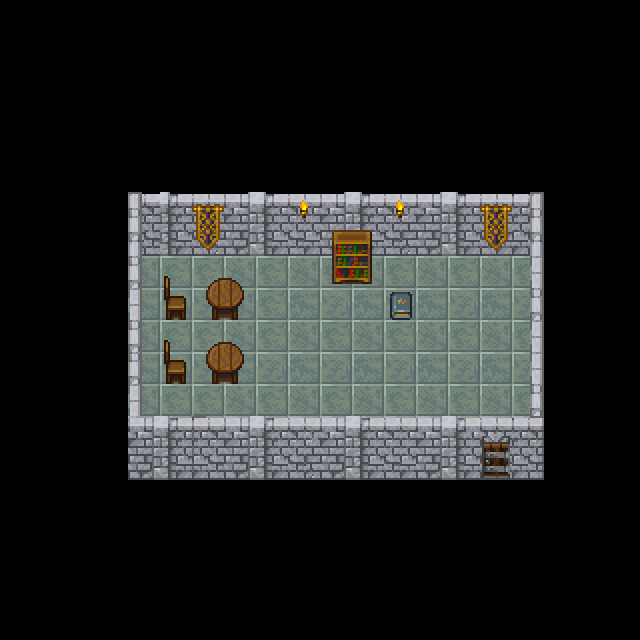

This game map was drawn from its Tiled (.tmx) file and the tilesets committed beside it. A one-line description and the trimmed map source follow:
An orthogonal 20x20 tile map with 32x32 px tiles, 4 tile layers (Ground, Ground Objects, Walls, WallObjects) and 5 objects.

<map version="1.0" tiledversion="1.0.2" orientation="orthogonal" renderorder="right-down" width="20" height="20" tilewidth="32" tileheight="32" nextobjectid="11">
 <tileset firstgid="1" name="tilesetformattedupdate1" tilewidth="32" tileheight="32" tilecount="216" columns="18">
  <image source="image/maptile/tilesetformattedupdate1.png" width="576" height="384" />
 </tileset>
 <layer name="Ground" width="20" height="20">
  <data>[400 cells, 82 non-empty, 4 distinct tile ids]</data>
 </layer>
 <layer name="Ground Objects" width="20" height="20">
  <data>[400 cells, 13 non-empty, 7 distinct tile ids]</data>
 </layer>
 <layer name="Walls" width="20" height="20">
  <data>[400 cells, 62 non-empty, 42 distinct tile ids]</data>
 </layer>
 <layer name="WallObjects" width="20" height="20">
  <data>[400 cells, 10 non-empty, 7 distinct tile ids]</data>
 </layer>
 <objectgroup color="#aa0000" name="Collision">
  <object id="6" x="127" y="193.5" width="415" height="62.5" />
  <object id="7" x="129.5" y="477.5" width="414.5" height="1" />
  <object id="8" x="531.5" y="193" width="11" height="288.5" />
  <object id="9" x="128.5" y="193.5" width="12" height="284.5" />
  <object id="10" x="333" y="230.5" width="38" height="51" />
 </objectgroup>
</map>
